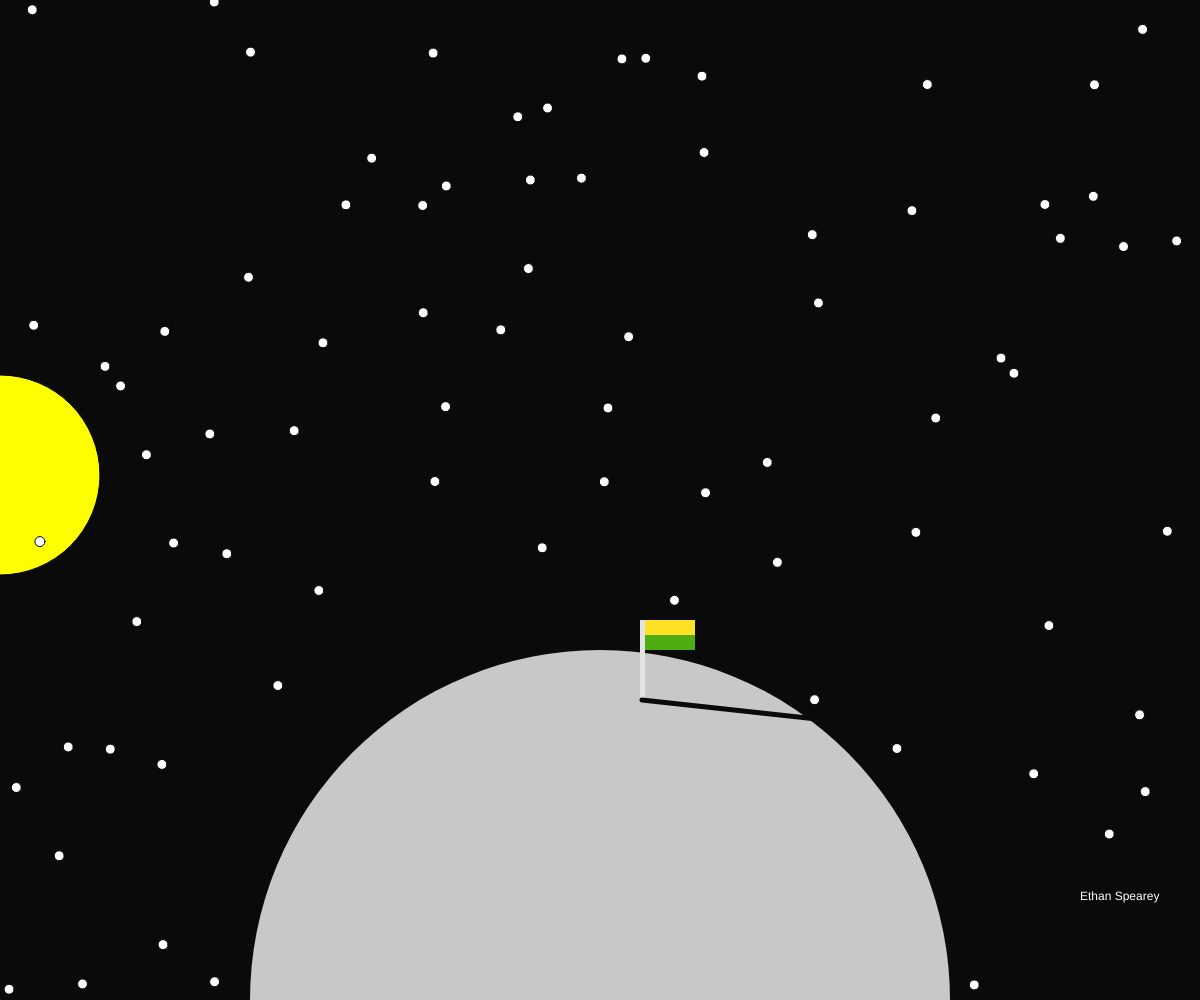
Frame 1 (no input)
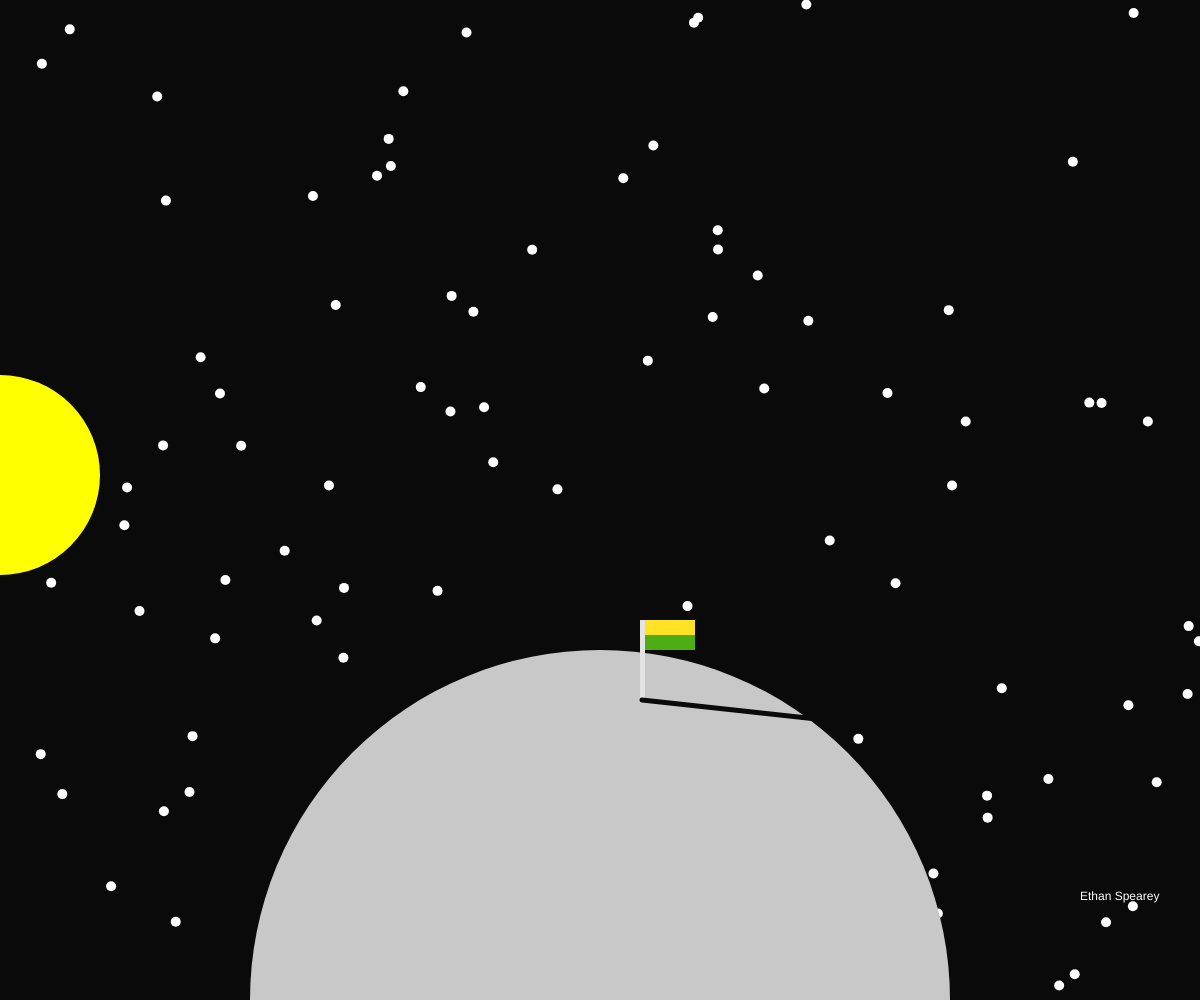
Frame 60 (no input)
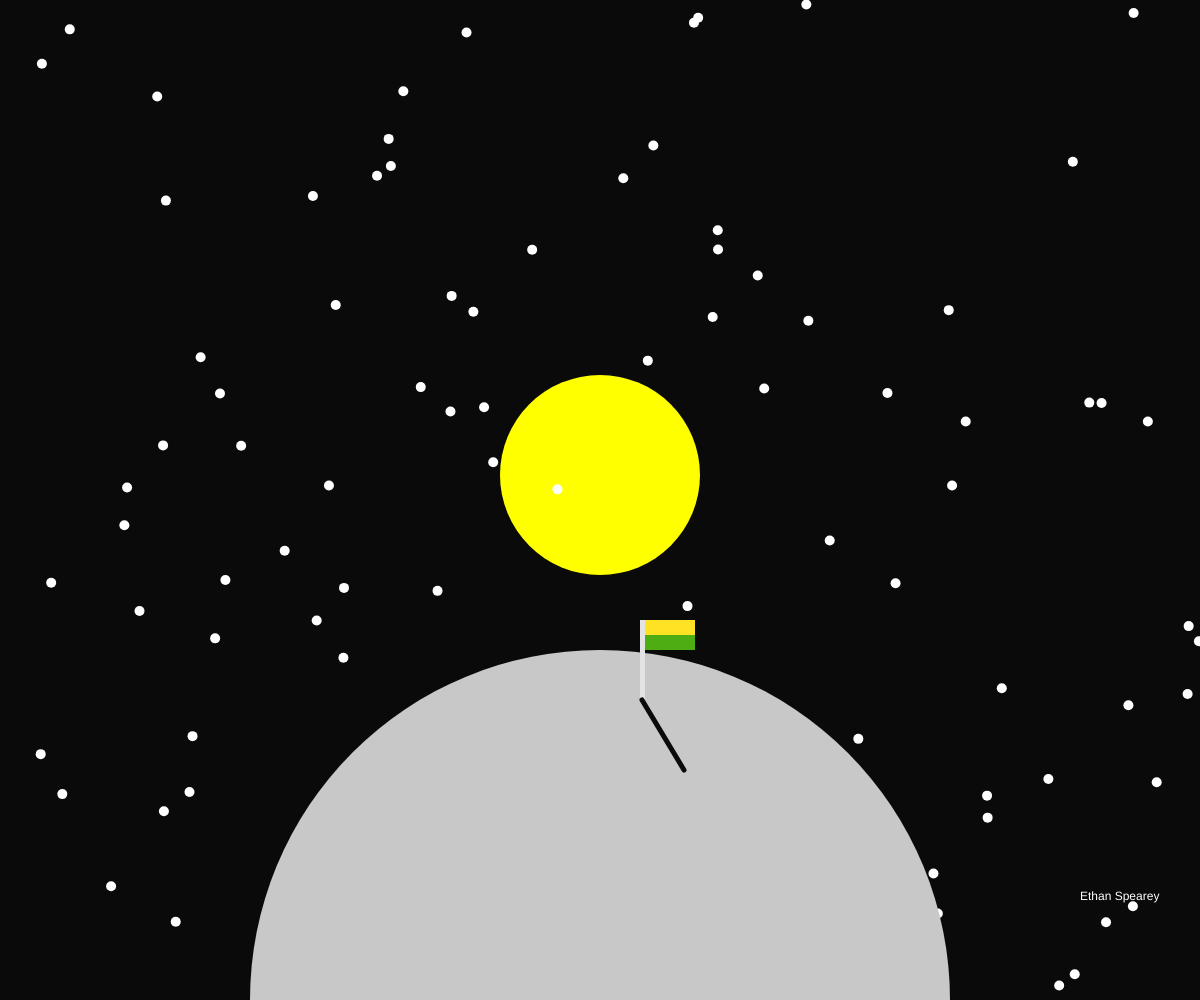
Frame 120 (the mouse pressed at the canvas centre since frame 60)

The p5.js sketch that drew these frames (run headless with seeded random() and noise() and a simulated clock; from frame 60 on, the mouse is pressed at the canvas centre):

// p5.js sketch
// ── sketch.js
// Interactive Scene
// Ethan Spearey
// 2024-09-16
//
// An interactive picture made using Java Script

function setup()
{
  createCanvas(windowWidth, windowHeight);
}

function draw()
{
  //Background
  background(10, 10, 10); //Background Colour

  fill(255, 255, 0);
  circle(mouseX, windowHeight*4.75/10, 200); //Sun

  let starCount = 0;
  randomSeed(random(0, 10));
  while(starCount < 100)
  {
    fill(255, 255, 255);
    let x = random(0, width);
    let y = random(0, height);
    circle(x, y, 10); 
    starCount++;
  }
  
  //Foreground
  fill(200, 200, 200);
  noStroke();
  circle(windowWidth/2, windowHeight, 700); //Main Moon Shape

  fill(227, 227, 227);
  rect(windowWidth/2+40, windowHeight*0.62, 5, 80); //Flag Pole

  strokeWeight(5);
  stroke(10, 10, 10);
  line(windowWidth/2+42, windowHeight*0.62+80, windowWidth-(mouseX-84), windowHeight*0.62+150); //Flag Pole Shadow
  noStroke();

  fill(255, 226, 36);
  rect(windowWidth/2+45, windowHeight*6.2/10, 50, 15); //Flag Colour One
  fill(78, 173, 19);
  rect(windowWidth/2+45, windowHeight*6.35/10, 50, 15); //Flag Colour Two

  fill(255, 255, 255);
  text("Ethan Spearey", windowWidth*9/10, windowHeight*9/10);
}
